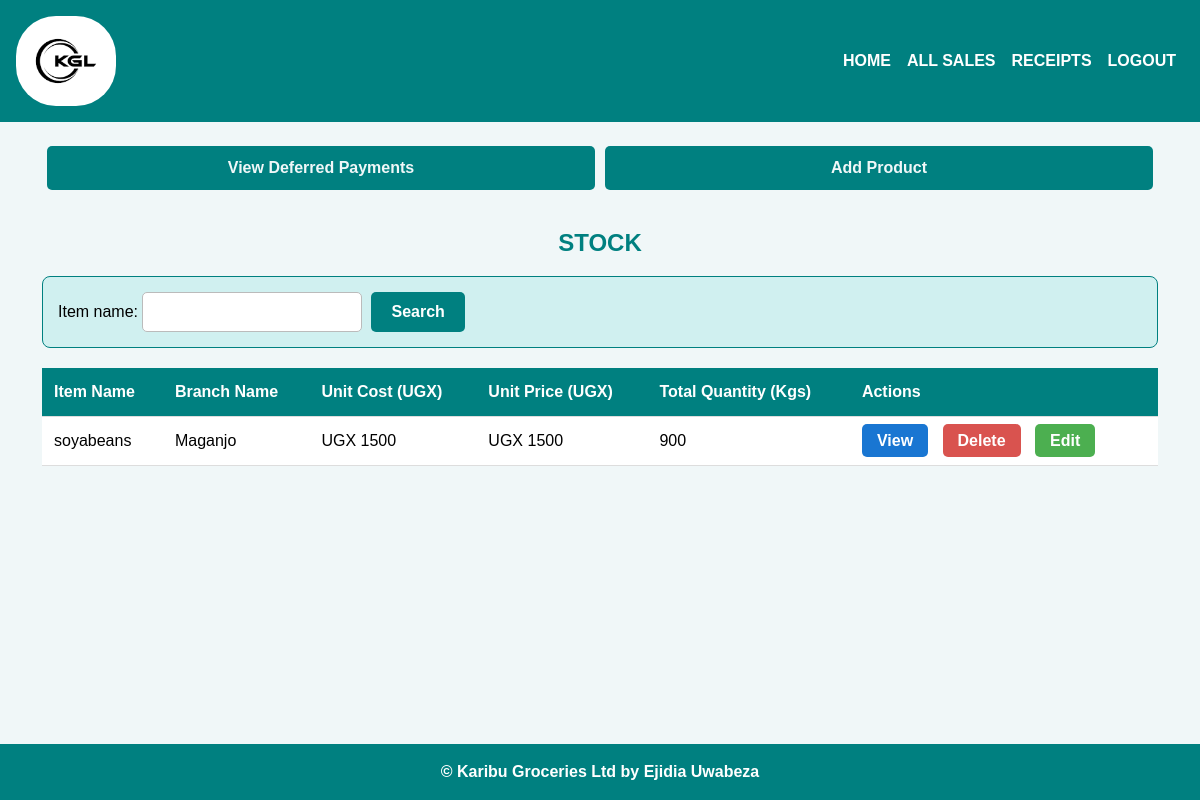
Page /home/ (signed in) on the earlier database version.
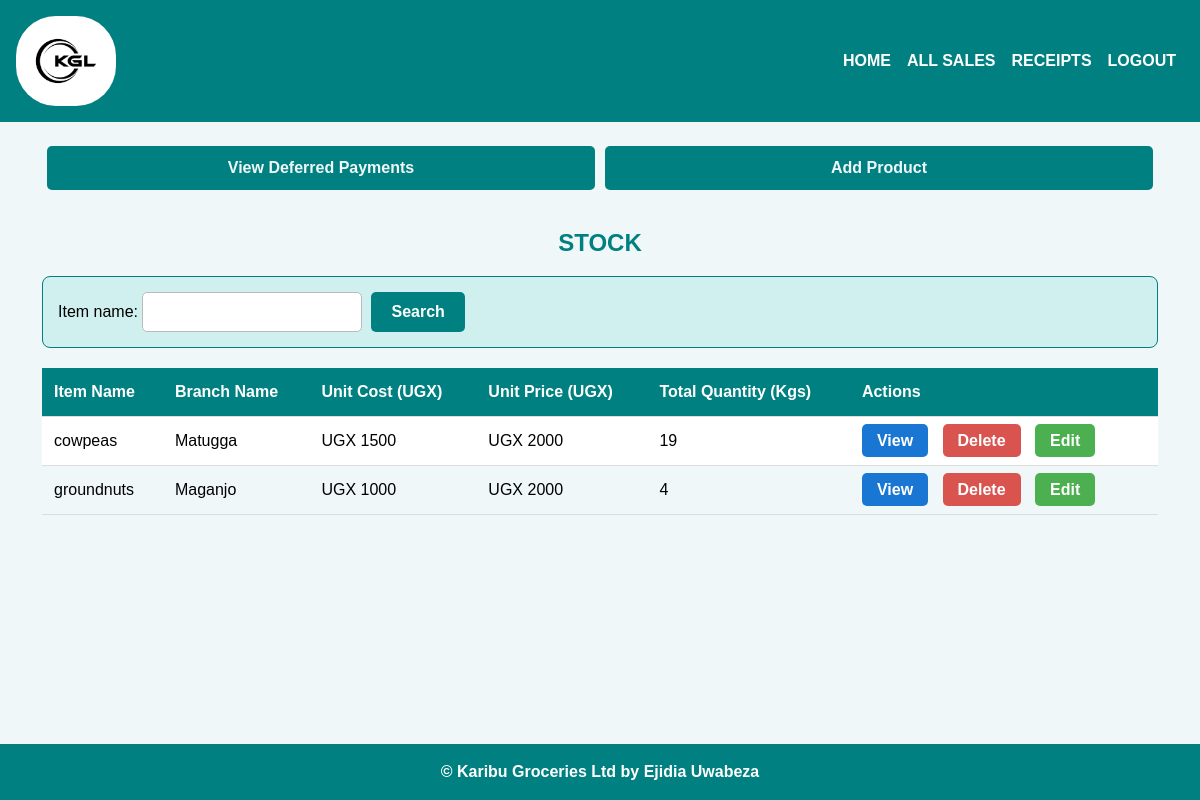
Same page on the later database version.
### karibu/models.py (models this page shows, shortened)
class Stock(models.Model):
    item_name=models.CharField(max_length=50, null = True, blank=False)
    stock_branch_name=models.CharField(max_length=50, null = True, blank=False)
    stock_type=models.CharField(max_length=50, null = True, blank=False)
    stock_time_of_arrival=models.DateTimeField( default=datetime.now(), null=True, blank=True)
    created_at =models.DateTimeField(auto_now_add=True,null=True)
    supplier_contact=models.CharField(max_length=50, null = True, blank=False)
    stock_source = models.CharField(max_length=50, null = True, blank=False)
    unit_cost = models.IntegerField(default=10, null = True, blank=False)
    unit_price = models.IntegerField(default=0, null = True, blank=False)
    total_quantity = models.IntegerField(default=0, null = True, blank=False)
    issued_quantity = models.IntegerField(default=0, null = True, blank=False)

### karibu/views.py (the view)
# urls.py: path('home/', views.home, name='home'),
@login_required
def home(request):
    products = Stock.objects.all().order_by('-id')
    product_filters = StockFilter(request.GET, queryset=products)
    products = product_filters.qs
    return render(request, "ebook/home.html", {
        'products': products,
        'product_filters': product_filters,
        'is_admin': getattr(request.user, 'is_administrator', False)
    })

### karibu/templates/ebook/home.html (shortened to what this page needs)
{% extends 'ebook/base.html' %}
{% block content %}
{% load static %}
<div class="container">
  {% if not is_admin %}
  <div class="action-buttons-top">
    <a href="{% url 'deffered_payments_list' %}">View Deferred Payments</a>
    <a href="{% url 'add_product' %}">Add Product</a>
  </div>
  {% endif %}
  <div class="table-container">
    <div class="table-header">STOCK</div>
    <div class="filter-container">
      <form method="GET">
        {{ product_filters.form }}
        <input type="submit" value="Search" />
      </form>
    </div>
    <table>
      <thead>
        <tr>
          <th>Item Name</th>
          <th>Branch Name</th>
          <th>Unit Cost (UGX)</th>
          <th>Unit Price (UGX)</th>
          <th>Total Quantity (Kgs)</th>
          {% if not is_admin %}
          <th>Actions</th>
          {% endif %}
        </tr>
      </thead>
      <tbody>
        {% for product in products %}
        <tr>
          <td>{{ product.item_name }}</td>
          <td>{{ product.stock_branch_name }}</td>
          <td>UGX {{ product.unit_cost }}</td>
          <td>UGX {{ product.unit_price }}</td>
          <td>{{ product.total_quantity }}</td>
          {% if not is_admin %}
          <td class="action-buttons">
            <a href="{% url 'product_detail' product.id %}" class="btn-view">View</a>
            <a href="{% url 'delete_detail' product.id %}" class="btn-delete">Delete</a>
            <a href="{% url 'edit_detail' product.id %}" class="btn-view" style="background-color: #4caf50;">Edit</a>
          </td>
          {% endif %}
        </tr>
        {% endfor %}
      </tbody>
    </table>
  </div>
</div>
{% endblock %}

Differences in the rows shown:
removed Stock: item_name "soyabeans", stock_branch_name "Maganjo", unit_cost "1500", unit_price "1500", total_quantity "900"
added Stock: item_name "cowpeas", stock_branch_name "Matugga", unit_cost "1500", unit_price "2000", total_quantity "19"
added Stock: item_name "groundnuts", stock_branch_name "Maganjo", unit_cost "1000", unit_price "2000", total_quantity "4"
